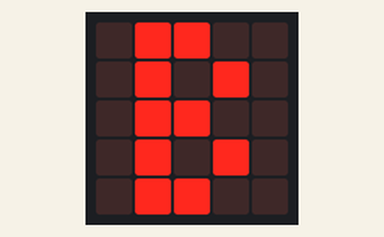
Simulated run of this program. Board: BBC micro:bit (MakeCode). On the bench: the board's 5×5 LED display. No radio messages arrive unless stated (any console line starting 'radio sent:' is added by the test bench); what the program prints to the serial console is not drawn.

Above: at 0.1 s.
At 2.9 s:
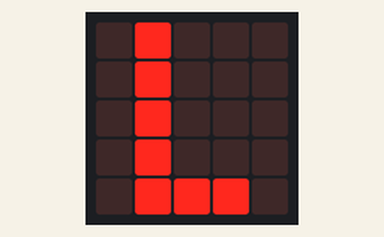
At 3.8 s:
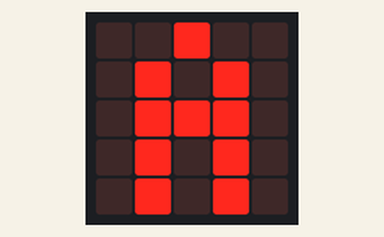
At 6.1 s:
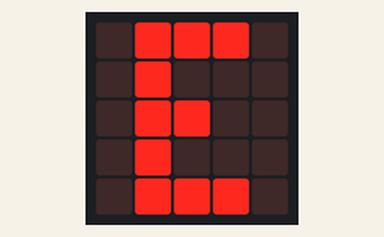
At 8.9 s:
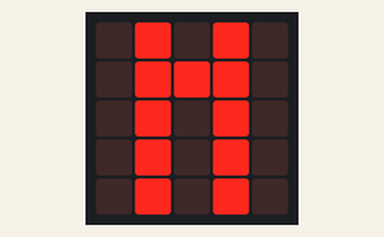
At 10.3 s:
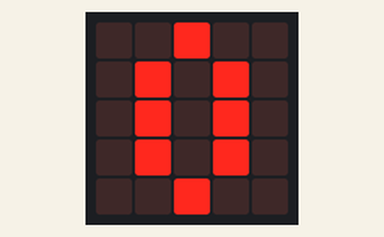

Measured:
- by itself, everything shown: repeats every 12.8 s, in 13 steps
- what the display in image 1 shows lasts 0.9 s, from 2.8 s to 3.7 s
- what the display in image 2 shows lasts 1.4 s, from 3.7 s to 5.1 s

The program:

main.ts
```typescript
radio.sendNumber(4 * 4)
basic.forever(function () {
    basic.showLeds(`
        . # # . .
        . # . # .
        . # # . .
        . # . # .
        . # # . .
        `)
    basic.pause(500)
    basic.showLeds(`
        . # # # .
        . # . . .
        . # # . .
        . # . . .
        . # # # .
        `)
    basic.pause(500)
    basic.showLeds(`
        . # . . .
        . # . . .
        . # . . .
        . # . . .
        . # # # .
        `)
    basic.showLeds(`
        . . . . .
        . . . . .
        . . . . .
        . . . . .
        . . . . .
        `)
    basic.pause(200)
    basic.showLeds(`
        . # . . .
        . # . . .
        . # . . .
        . # . . .
        . # # # .
        `)
    basic.pause(500)
    basic.showLeds(`
        . . # . .
        . # . # .
        . # # # .
        . # . # .
        . # . # .
        `)
    basic.pause(1000)
    basic.showLeds(`
        . # # # .
        . . # . .
        . . # . .
        . . # . .
        . . # . .
        `)
    basic.pause(500)
    basic.showLeds(`
        . # # # .
        . # . . .
        . # # . .
        . # . . .
        . # # # .
        `)
    basic.pause(1000)
    basic.showLeds(`
        . . # . .
        . # . # .
        . # # # .
        . # . # .
        . # . # .
        `)
    basic.pause(1000)
    basic.showLeds(`
        . # . # .
        . # # # .
        . # . # .
        . # . # .
        . # . # .
        `)
    basic.pause(1000)
    basic.showLeds(`
        . . # . .
        . # . # .
        . # . # .
        . # . # .
        . . # . .
        `)
    basic.pause(1000)
    basic.showIcon(IconNames.SmallHeart)
    basic.showIcon(IconNames.Happy)
})
```

test.ts
```typescript
// aquí va el archivo "tests"; esto no se compilará cuando este paquete se utilice como una extensión.
```
